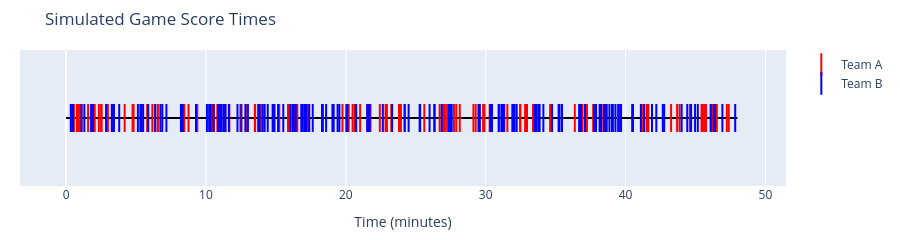
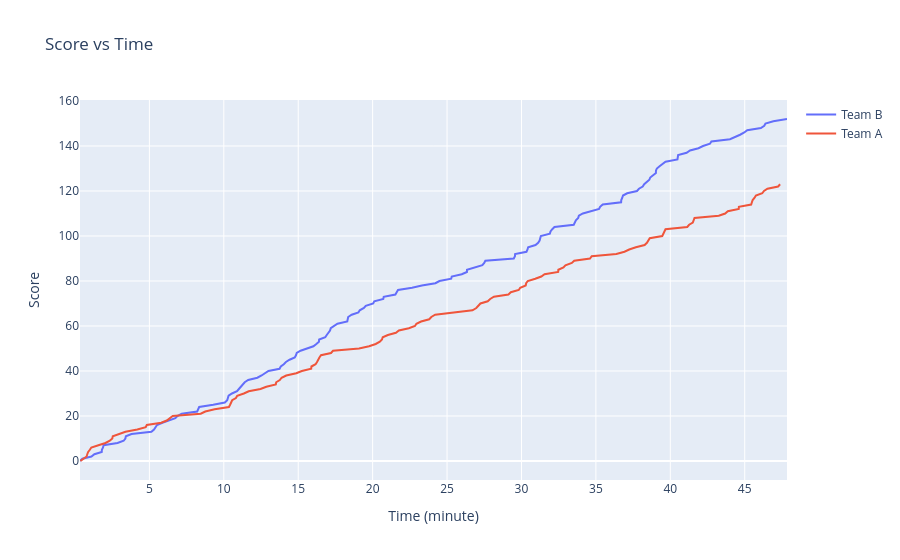

Source (notebook cell) for these figures, in order:
### Markdown cell above
## c) Simulating a game using interarrival times

### Code cell
from functions import *

# Simulation of interarrival times
def game_score_single_team(l:float,T:float):
    """ 
    Find the score of a team throughout a game

    Args:
        l: Score frequency (1/minute)
        T: length of game (minutes)
    """

    t = 0 
    N = 0

    times = []

    while t < T:
        Ui = np.random.uniform(0,1)
        ti = -1/l * np.log(Ui)
        t += ti
        if t < T:
            N+=1
            times.append(t)

    score_vector = list(range(0,N))

    return {'score':N,'times':times,'score_vector':score_vector}

# Simulating games
l = 3 # /minute
T = 48 # minutes
A_game = game_score_single_team(l,T)
B_game = game_score_single_team(l,T)

# plotting
t_A = A_game['times']
t_B = B_game['times']
names = ['Team B','Team A']
plot_event_timeline(t_A,t_B,0,T,title='Simulated Game Score Times',xlabel='Time (minutes)',blue_label='Team B',red_label='Team A')
plot_2d([B_game['score_vector'],A_game['score_vector']],[t_B,t_A],line_name=names,title='Score vs Time',xlabel='Time (minute)',ylabel='Score')

### Figure 1 — Plotly figure (JSON) as saved in the notebook; plotly's stock layout.template omitted (floating-point values rounded to 4 significant figures; data arrays with more than 128 entries replaced by an {"elided": "..."} marker saying what was removed)
{"data": [{"line": {"color": "black", "width": 2}, "mode": "lines", "showlegend": false, "type": "scatter", "x": [0, 48], "y": [0, 0]}, {"marker": {"color": "red", "line": {"color": "red", "width": 2}, "size": 20, "symbol": "line-ns"}, "mode": "markers", "name": "Team A", "type": "scatter", "x": [0.3676, 0.5595, 0.7817, 0.826, 0.8846, 0.9987, 1.099, 1.574, 2.048, 2.341, 2.509, 2.539, 2.989, 3.392, 4.188, 4.753, 4.826, 5.796, 6.167, 6.369, 6.567, 8.447, 8.755, 9.382, 10.34, 10.42, 10.49, 10.56, 10.81, 10.9, 11.35, 11.67, 12.46, 12.85, 13.49, 13.52, 13.76, 13.88, 14.2, 14.87, 15.24, 15.87, 15.89, 16.17, 16.26, 16.33, 16.42, 16.53, 17.2, 17.34, 19.09, 19.76, 20.2, 20.48, 20.63, 20.68, 21.02, 21.56, 21.76, 22.43, 22.84, 22.94, 23.25, 23.8, 23.94, 24.2, 25.61, 26.71, 26.97, 27.09, 27.24, 27.73, 27.9, 28.15, 29.12, 29.28, 29.82, 29.91, 30.28, 30.31, 30.42, 30.93, 31.33, 31.55, 32.47, 32.48, 32.82, 32.95, 33.38, 33.54, 34.61, 34.72, 36.37, 36.92, 37.24, 37.69, 38.27, 38.43, 38.51, 38.62, 39.46, 39.54, 39.6, 39.68, 41.14, 41.26, 41.51, 41.59, 41.63, 43.26, 43.69, 43.86, 44.6, 44.61, 45.43, 45.48, 45.53, 45.66, 45.75, 46.18, 46.29, 46.53, 47.24, 47.38], "y": [0, 0, 0, 0, 0, 0, 0, 0, 0, 0, 0, 0, 0, 0, 0, 0, 0, 0, 0, 0, 0, 0, 0, 0, 0, 0, 0, 0, 0, 0, 0, 0, 0, 0, 0, 0, 0, 0, 0, 0, 0, 0, 0, 0, 0, 0, 0, 0, 0, 0, 0, 0, 0, 0, 0, 0, 0, 0, 0, 0, 0, 0, 0, 0, 0, 0, 0, 0, 0, 0, 0, 0, 0, 0, 0, 0, 0, 0, 0, 0, 0, 0, 0, 0, 0, 0, 0, 0, 0, 0, 0, 0, 0, 0, 0, 0, 0, 0, 0, 0, 0, 0, 0, 0, 0, 0, 0, 0, 0, 0, 0, 0, 0, 0, 0, 0, 0, 0, 0, 0, 0, 0, 0, 0]}, {"marker": {"color": "blue", "line": {"color": "blue", "width": 2}, "size": 20, "symbol": "line-ns"}, "mode": "markers", "name": "Team B", "type": "scatter", "x": {"elided": "153 float values"}, "y": {"elided": "153 int values"}}], "layout": {"height": 200, "margin": {"b": 40, "l": 20, "r": 20, "t": 50}, "title": {"text": "Simulated Game Score Times"}, "xaxis": {"showgrid": true, "title": {"text": "Time (minutes)"}}, "yaxis": {"range": [-1, 1], "visible": false}}}

### Figure 2 — Plotly figure (JSON) as saved in the notebook; plotly's stock layout.template omitted (floating-point values rounded to 4 significant figures; data arrays with more than 128 entries replaced by an {"elided": "..."} marker saying what was removed)
{"data": [{"mode": "lines", "name": "Team B", "type": "scatter", "x": {"elided": "153 float values"}, "y": {"elided": "153 int values"}}, {"mode": "lines", "name": "Team A", "type": "scatter", "x": [0.3676, 0.5595, 0.7817, 0.826, 0.8846, 0.9987, 1.099, 1.574, 2.048, 2.341, 2.509, 2.539, 2.989, 3.392, 4.188, 4.753, 4.826, 5.796, 6.167, 6.369, 6.567, 8.447, 8.755, 9.382, 10.34, 10.42, 10.49, 10.56, 10.81, 10.9, 11.35, 11.67, 12.46, 12.85, 13.49, 13.52, 13.76, 13.88, 14.2, 14.87, 15.24, 15.87, 15.89, 16.17, 16.26, 16.33, 16.42, 16.53, 17.2, 17.34, 19.09, 19.76, 20.2, 20.48, 20.63, 20.68, 21.02, 21.56, 21.76, 22.43, 22.84, 22.94, 23.25, 23.8, 23.94, 24.2, 25.61, 26.71, 26.97, 27.09, 27.24, 27.73, 27.9, 28.15, 29.12, 29.28, 29.82, 29.91, 30.28, 30.31, 30.42, 30.93, 31.33, 31.55, 32.47, 32.48, 32.82, 32.95, 33.38, 33.54, 34.61, 34.72, 36.37, 36.92, 37.24, 37.69, 38.27, 38.43, 38.51, 38.62, 39.46, 39.54, 39.6, 39.68, 41.14, 41.26, 41.51, 41.59, 41.63, 43.26, 43.69, 43.86, 44.6, 44.61, 45.43, 45.48, 45.53, 45.66, 45.75, 46.18, 46.29, 46.53, 47.24, 47.38], "y": [0, 1, 2, 3, 4, 5, 6, 7, 8, 9, 10, 11, 12, 13, 14, 15, 16, 17, 18, 19, 20, 21, 22, 23, 24, 25, 26, 27, 28, 29, 30, 31, 32, 33, 34, 35, 36, 37, 38, 39, 40, 41, 42, 43, 44, 45, 46, 47, 48, 49, 50, 51, 52, 53, 54, 55, 56, 57, 58, 59, 60, 61, 62, 63, 64, 65, 66, 67, 68, 69, 70, 71, 72, 73, 74, 75, 76, 77, 78, 79, 80, 81, 82, 83, 84, 85, 86, 87, 88, 89, 90, 91, 92, 93, 94, 95, 96, 97, 98, 99, 100, 101, 102, 103, 104, 105, 106, 107, 108, 109, 110, 111, 112, 113, 114, 115, 116, 117, 118, 119, 120, 121, 122, 123]}], "layout": {"title": {"text": "Score vs Time"}, "xaxis": {"title": {"text": "Time (minute)"}}, "yaxis": {"title": {"text": "Score"}}}}
